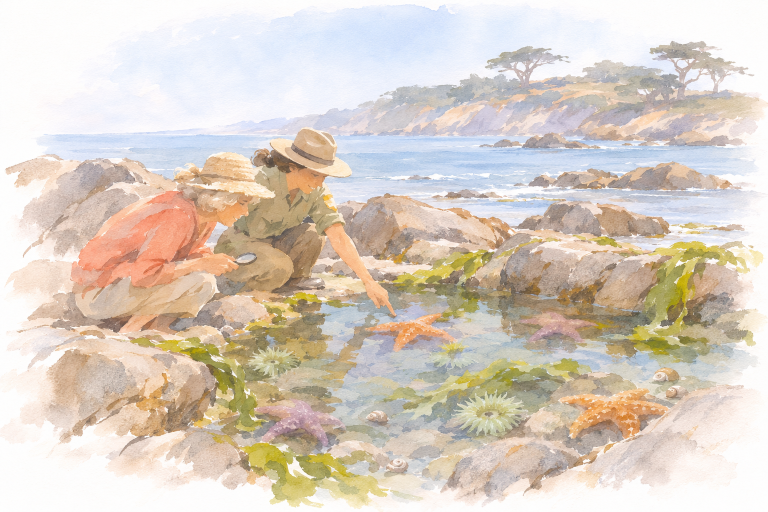
#> input picture reference/ink-pages/about-closing/originals/tidepool-1.png, 1536 x 1024 px (shown at 1/2 size); its folder holds only this picture in this run
$ python build_about_closing.py
#> lines starting #> are read from the running program, lines starting #| are printed output that depends on the picture; after the words box and inside, x2 and y2 are one past the last pixel; in counts of white or black regions, pixels touching at a corner belong together
### reference/ink-pages/about-closing/cut_closing.py
"""Cut each "Curious about the science?" take for the mockups (November 13, 2026).

Each Codex painting is one vignette on bare paper. The paper is divided out (so the painting
multiplies onto the page, as the grey glasses do), the painting is cropped to its paint with a
little room round it, and the crop's own edge is faded to white so no line can show.

    python -X utf8 reference/ink-pages/about-closing/cut_closing.py take [take ...]

Out: plates/img/<take>.png (git-ignored), at most 1400px wide; prints each one's size and shape.
"""

import sys
from pathlib import Path

import cv2
import numpy as np
from PIL import Image

HERE = Path(__file__).resolve().parent
IMG = HERE / "plates" / "img"
WIDE = 1400
# Room round the paint, as a share of its box's larger side.
ROOM = 0.04


def load(name):
#> called with name = 'tidepool-1'
    img = Image.open(HERE / "originals" / f"{name}.png")
#> img is the input picture: PIL image 1536x1024 RGB; mean R, G, B 218.1, 206.7, 194.8
    if img.mode in ("RGBA", "LA", "P"):
        img = img.convert("RGBA")
        paper = Image.new("RGBA", img.size, (255, 255, 255, 255))
        img = Image.alpha_composite(paper, img)
    return np.asarray(img.convert("RGB")).astype(float)


def divide_paper(a):
    """Paper to white: each channel divided by the paper's own colour (a bright percentile)."""
    paper = np.percentile(a.reshape(-1, 3), 90, axis=0)
#> paper = [253, 252, 253]
    return np.clip(a / paper * 255.0, 0, 255)


def paint_box(a):
    """The box round the paint: rows and columns that hold more than a few painted pixels."""
    lo = a.min(axis=2)
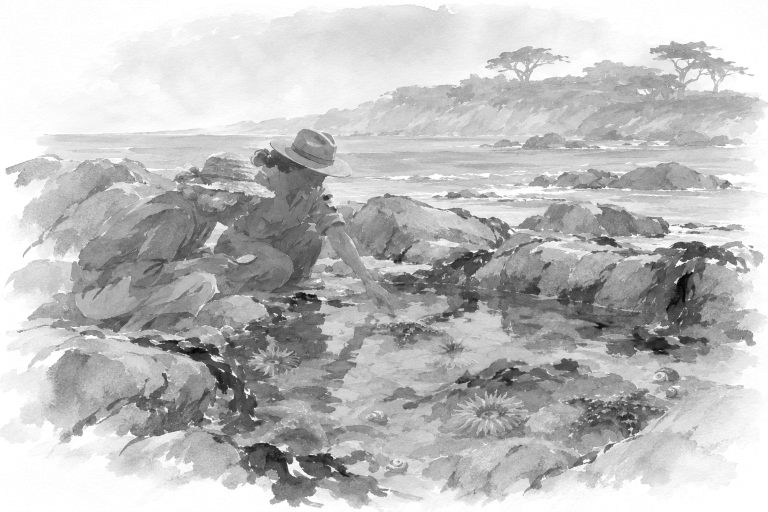
#> lo: shape (1024, 1536) float64 (shown at 1/2 size); min 2.02, max 255, mean 191.7
    hi = a.max(axis=2)
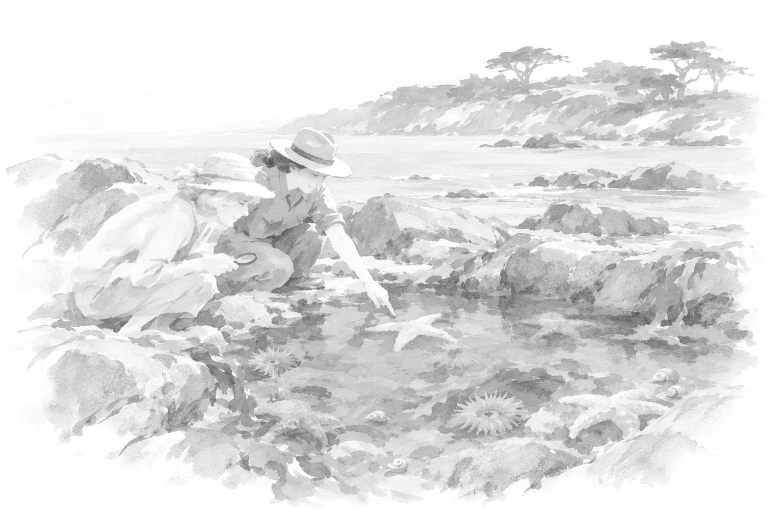
#> hi: shape (1024, 1536) float64 (shown at 1/2 size); min 77.61, max 255, mean 224.3
    mask = (((255 - lo) > 20) | ((hi - lo) > 18)).astype(np.uint8)
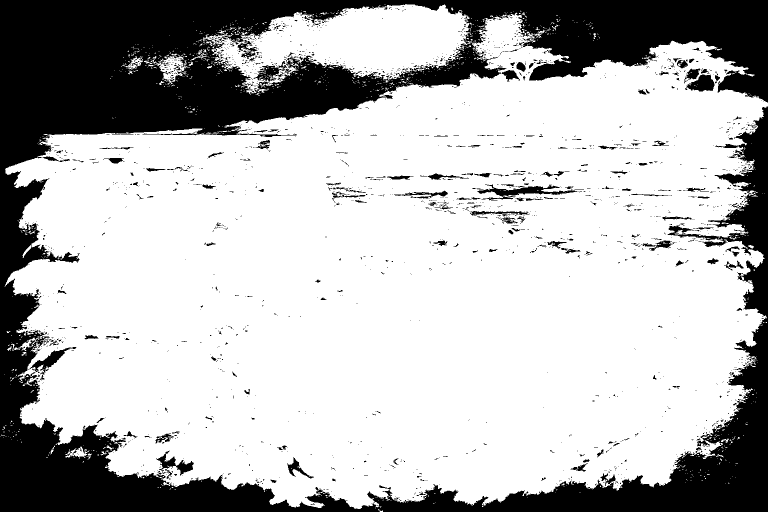
#> mask: shape (1024, 1536) (shown at 1/2 size); values 0 (black) and 1 (white), 72% white; 2110 black regions (1914 under 20 px), largest, box (x1, y1, x2, y2) and area: (0, 0, 1536, 1024) 412664, (954, 369, 1155, 401) 2078, (57, 694, 153, 749) 1257
    mask = cv2.morphologyEx(mask, cv2.MORPH_OPEN, np.ones((5, 5), np.uint8))
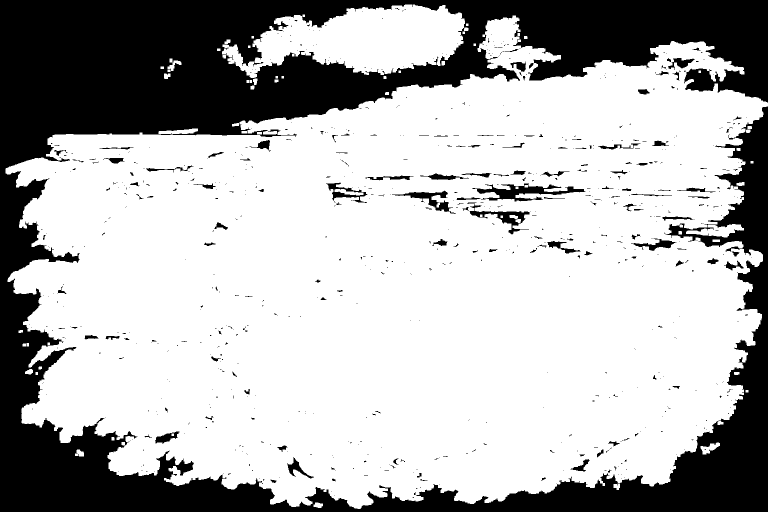
#> mask: shape (1024, 1536) (shown at 1/2 size); values 0 (black) and 1 (white), 69.9% white; 758 black regions (627 under 20 px), largest, box (x1, y1, x2, y2) and area: (0, 0, 1536, 1024) 450079, (945, 367, 1171, 403) 3104, (934, 405, 1059, 469) 1756
    cols = np.nonzero(mask.sum(axis=0) > 6)[0]
#> cols = 1525 values from 11 to 1535
    rows = np.nonzero(mask.sum(axis=1) > 6)[0]
#> rows = 1008 values from 9 to 1016
    return cols.min(), rows.min(), cols.max() + 1, rows.max() + 1


def cut(take):
    a = divide_paper(load(take))
    x0, y0, x1, y1 = paint_box(a)
#> x0 = 11; y0 = 9; x1 = 1536; y1 = 1017
    room = int(max(x1 - x0, y1 - y0) * ROOM)
#> room = 61
    H, W = a.shape[:2]
#> H = 1024; W = 1536
    x0, y0, x1, y1 = max(0, x0 - room), max(0, y0 - room), min(W, x1 + room), min(H, y1 + room)
#> x0 = 0; y0 = 0; y1 = 1024
    out = a[y0:y1, x0:x1]
    h, w = out.shape[:2]
#> h = 1024; w = 1536
    edge = max(8, int(min(w, h) * 0.03))
#> edge = 30
    ramp_x = np.clip(np.minimum(np.arange(w), np.arange(w)[::-1]) / edge, 0, 1)
    ramp_y = np.clip(np.minimum(np.arange(h), np.arange(h)[::-1]) / edge, 0, 1)
    ramp = np.minimum.outer(ramp_y, ramp_x)
    out = 255 - (255 - out) * ramp[..., None]
    img = Image.fromarray(np.clip(out, 0, 255).astype(np.uint8))
    if img.width > WIDE:
        img = img.resize((WIDE, round(img.height * WIDE / img.width)), Image.LANCZOS)
#> img: PIL image 1400x933 RGB
    return img


# [6 lines left out: function main, not called in this run]


# [2 lines that do not run on import are left out]

### reference/ink-pages/about-closing/build_about_closing.py
"""Build About's "Curious about the science?" painting: the tide pool (Mo picked B, November 13, 2026).

Mo asked for About's last three parts to take the site's California colour, one part at a time.
Of three ideas for the closing (A the grey glasses repainted in colour, B a tide pool with a guide,
C a field notebook by a creek) he picked B: low tide on the Monterey coast, a curious older woman
looks into a tide pool with a hand lens while a park naturalist kneels beside her and points to a
sea star (Codex painting tidepool-1, prompts/_style.txt + prompts/tidepool.txt).

The painting's paper is divided out (it multiplies onto the page, as the grey glasses did) and it
is cropped to its paint with a little room, the crop's edge faded to white (cut_closing.py).

    python -X utf8 reference/ink-pages/about-closing/build_about_closing.py

Out: public/images/about-closing/tidepool-v1.webp and src/components/about/closing-art.ts (the grey
glasses stay in about-art.ts, which build_bc.py writes).
"""

from pathlib import Path

from cut_closing import cut

HERE = Path(__file__).resolve().parent
ROOT = HERE.parents[2]
URL = "/images/about-closing"
SITE = ROOT / "public" / URL.lstrip("/")
ART = ROOT / "src" / "components" / "about" / "closing-art.ts"
TAKE = "tidepool-1"
NAME = "tidepool-v1"


def main():
    SITE.mkdir(parents=True, exist_ok=True)
    img = cut(TAKE)
    img.save(SITE / f"{NAME}.webp", quality=88, method=6)
    ART.write_text(
        "// Generated by reference/ink-pages/about-closing/build_about_closing.py. Do not edit by hand.\n"
        "// The About page's closing painting (Mo picked B, November 13, 2026): low tide on the Monterey\n"
        "// coast, a curious older woman looks into a tide pool with a hand lens while a park naturalist\n"
        "// points to a sea star; its paper divided out so it multiplies onto the page.\n"
        "export const closingTidepool = {\n"
        f'  src: "{URL}/{NAME}.webp",\n'
        f"  width: {img.width},\n"
        f"  height: {img.height},\n"
        "} as const;\n",
        encoding="utf-8",
        newline="\n",
    )
    size = (SITE / f"{NAME}.webp").stat().st_size
    print(f"{NAME}: {img.width} x {img.height}, shape {img.width / img.height:.4f}, {size // 1024} KB")
#| tidepool-v1: 1400 x 933, shape 1.5005, 230 KB
    print(ART.relative_to(ROOT))


if __name__ == "__main__":
    main()
